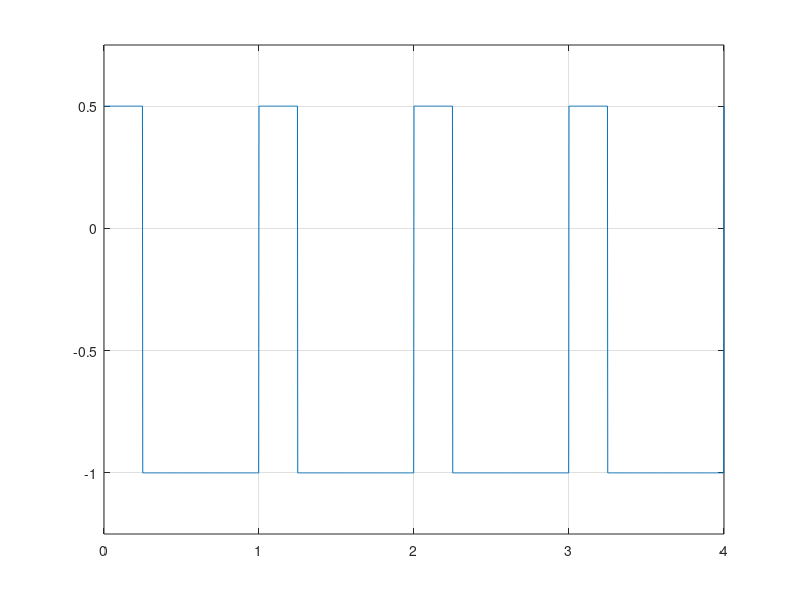

This chart was generated by the following MATLAB code:
f = 0.25; %factor de umplere
t = 0:0.002:4; % intervalul de timp
s = (1-f)*square(2*pi*t,f*100)-f; %formula semnalului dreptunghiular
plot(t,s),ylim([-1.25 0.75]),grid, % intructiunea de afisare si ajustari grafice